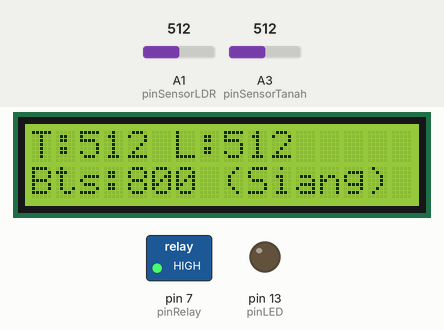
Recording of a program running on a simulated Arduino Uno, built with avr-gcc and run on an emulated ATmega328P. Parts: 16×2 character LCD, switched loads named in the program (green lamp = pin HIGH), output pins drawn as LEDs (lit = HIGH). The test bench sets the inputs (shaded band); at power-on: A3 (pinSensorTanah) = 512, A1 (pinSensorLDR) = 512. What the program prints to the serial monitor is not drawn.

Above: at 2.2 s.
2.3 s: A3 (pinSensorTanah) set to 785
At 3.3 s:
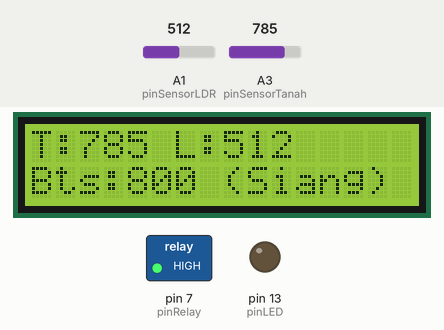
4.0 s: A3 (pinSensorTanah) set to 816
At 6.1 s:
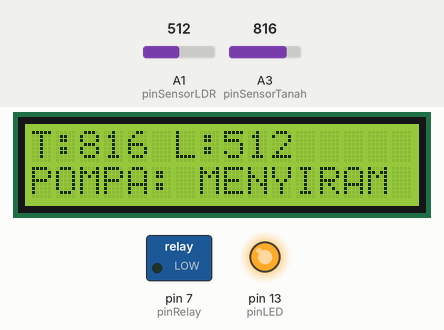
6.5 s: A1 (pinSensorLDR) set to 689
At 7.8 s:
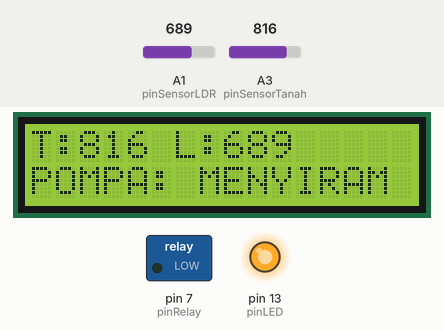
8.9 s: A1 (pinSensorLDR) set to 715
At 10.5 s:
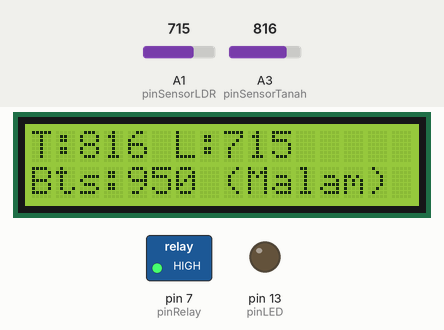
11.4 s: A1 (pinSensorLDR) set to 690
At 13.3 s:
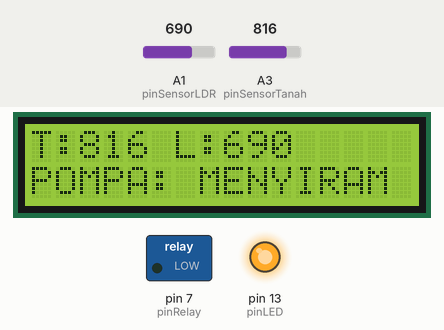
13.8 s: A3 (pinSensorTanah) set to 790
At 16.2 s:
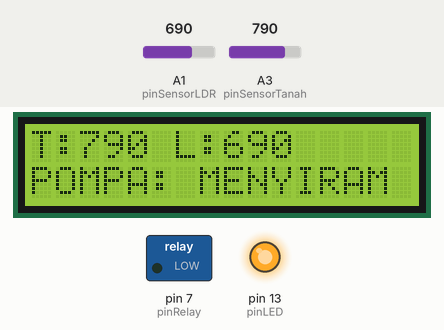
Timing chart, 0 to 17.3 s (numbered marks = the images above; inputs shaded):
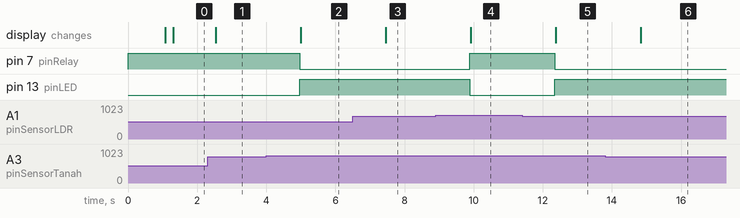

The program:

main.cpp
```cpp
#include <Wire.h>
#include <LiquidCrystal_I2C.h>

// Inisialisasi LCD I2C (Alamat 0x27)
LiquidCrystal_I2C lcd(0x27, 16, 2);

// Definisi Pin
const int pinSensorTanah = A3;
const int pinSensorLDR = A1;
const int pinRelay = 7;
const int pinLED = 13;

// Konfigurasi Relay (Active LOW)
const int RELAY_ON = LOW;
const int RELAY_OFF = HIGH;

// Data Kalibrasi
const int batasLDR_Senja = 700;
int batasTanah_Siang = 800;
int batasTanah_Malam = 950;

// Variabel Global
int nilaiADC_Tanah = 0;
int nilaiADC_Cahaya = 0;
int batasAktif = 0;
String statusSistem = "";

void setup() {
  Serial.begin(9600);

  pinMode(pinRelay, OUTPUT);
  pinMode(pinLED, OUTPUT);
  pinMode(pinSensorTanah, INPUT);
  pinMode(pinSensorLDR, INPUT);

  // Inisialisasi status awal aktuator
  digitalWrite(pinRelay, RELAY_OFF);
  digitalWrite(pinLED, LOW);

  // Inisialisasi LCD
  lcd.init();
  lcd.backlight();

  lcd.setCursor(0,0);
  lcd.print("SYSTEM STABILIZER");
  delay(1000);
  lcd.clear();

  // Header Serial Monitor
  Serial.println("WAKTU(s)\tTANAH\tLDR\tBATAS\tSTATUS POMPA");
}

void loop() {
  // 1. Pembacaan Sensor (Moving Average)
  nilaiADC_Tanah = bacaSensorStabil(pinSensorTanah);
  nilaiADC_Cahaya = bacaSensorStabil(pinSensorLDR);

  // 2. Logika Adaptif Siang/Malam
  if (nilaiADC_Cahaya > batasLDR_Senja) {
    batasAktif = batasTanah_Malam;
    statusSistem = "MALAM";
  } else {
    batasAktif = batasTanah_Siang;
    statusSistem = "SIANG";
  }

  // 3. Kalkulasi Batas Hysteresis
  int batasMatikan = batasAktif - 100;

  // 4. Eksekusi Aktuator
  if (nilaiADC_Tanah > batasAktif) {
    // Tanah kering: Hidupkan pompa
    digitalWrite(pinRelay, RELAY_ON);
    digitalWrite(pinLED, HIGH);
  }
  else if (nilaiADC_Tanah < batasMatikan) {
    // Tanah basah: Matikan pompa
    digitalWrite(pinRelay, RELAY_OFF);
    digitalWrite(pinLED, LOW);
  }

  // 5. Pembaruan Antarmuka LCD
  lcd.setCursor(0,0);
  lcd.print("T:"); lcd.print(nilaiADC_Tanah);
  lcd.print(" L:"); lcd.print(nilaiADC_Cahaya);

  lcd.setCursor(0,1);
  if (digitalRead(pinRelay) == RELAY_ON) {
     lcd.print("POMPA: MENYIRAM ");
  } else {
     lcd.print("Bts:"); lcd.print(batasAktif);
     lcd.print(" ");
     if(batasAktif == 800) lcd.print("(Siang)"); else lcd.print("(Malam)");
  }

  // 6. Output Serial Monitor
  Serial.print(millis() / 1000);
  Serial.print("\t\t");
  Serial.print(nilaiADC_Tanah);
  Serial.print("\t");
  Serial.print(nilaiADC_Cahaya);
  Serial.print("\t");
  Serial.print(batasAktif);
  Serial.print("\t");

  if (digitalRead(pinRelay) == RELAY_ON) {
    Serial.println("ON (SIRAM)");
  } else {
    Serial.println("OFF");
  }

  delay(1000);
}

// Fungsi Penstabil Data Sensor
int bacaSensorStabil(int pin) {
  long total = 0;
  for (int i = 0; i < 10; i++) {
    total += analogRead(pin);
    delay(10);
  }
  return total / 10;
}
```

Measured:
- the behaviour switches between 800 and 801 on A3 (pinSensorTanah) (found by bisection; images 1 and 2)
- the behaviour switches between 700 and 701 on A1 (pinSensorLDR) (found by bisection; images 3 and 4)
- after the input at 2.3 s, the display: changes after 0.24 s (image 1)
- after the input at 4.0 s, pin 7 (pinRelay): HIGH → LOW after 0.97 s; pin 13 (pinLED): LOW → HIGH after 0.97 s; the display: changes after 1.0 s (image 2)
- after the input at 6.5 s, the display: changes after 0.96 s (image 3)
- after the input at 8.9 s, pin 7 (pinRelay): LOW → HIGH after 0.99 s; pin 13 (pinLED): HIGH → LOW after 0.99 s; the display: changes after 1.0 s (image 4)
- after the input at 11.4 s, pin 7 (pinRelay): HIGH → LOW after 0.95 s; pin 13 (pinLED): LOW → HIGH after 0.95 s; the display: changes after 0.98 s (image 5)
- after the input at 13.8 s, the display: changes after 1.0 s (image 6)
